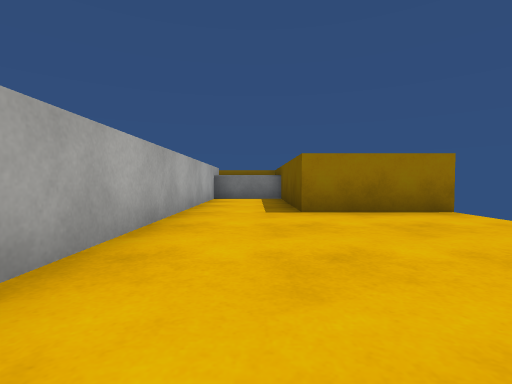
View 1 (above)

15 first-person views from a walk through a 3-D level made in the Unity game engine. The camera is 0.51 m above the floor, tilts 2° down and sees 85° across. The floor is counted in squares, 1 m on a side. Each view is taken from the middle of a square. On the plan, view 1 faces up. The plan holds only what a view shows up to about 9 squares ahead; the rest is blank. The place goes on beyond the plan. The player character is not drawn. Surface patterns are stand-ins for the level's own textures.

View 2
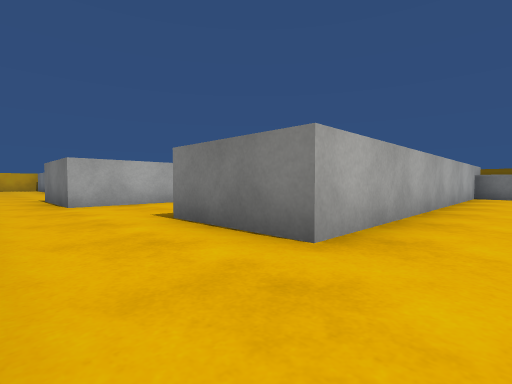

View 3
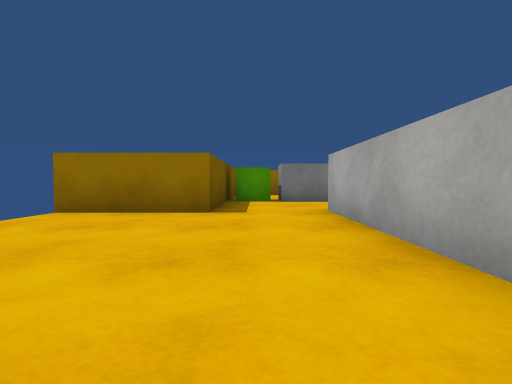

View 4
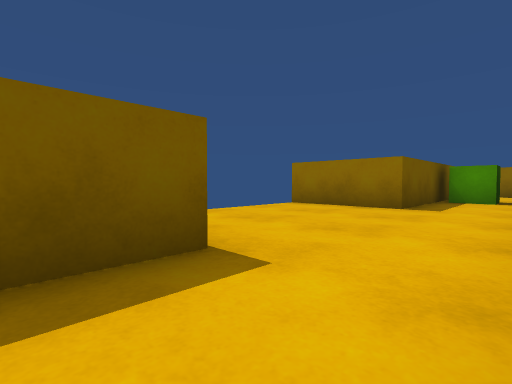

View 5
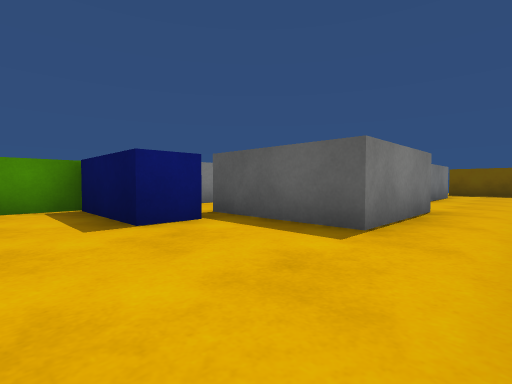

View 6
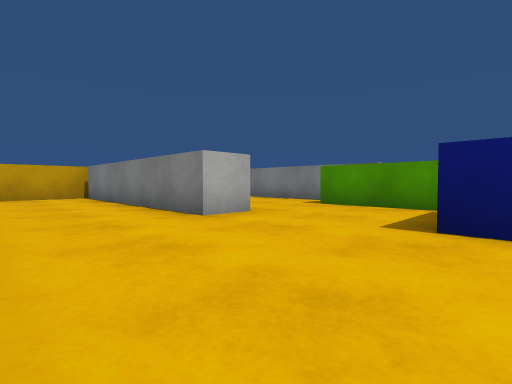

View 7
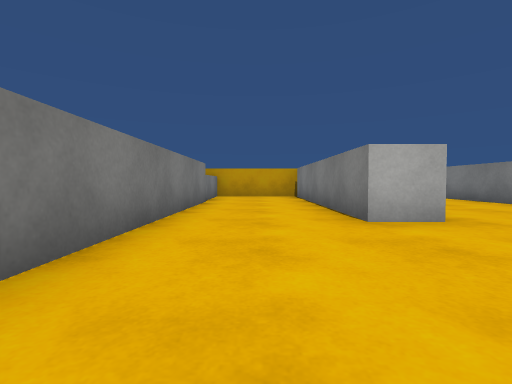

View 8
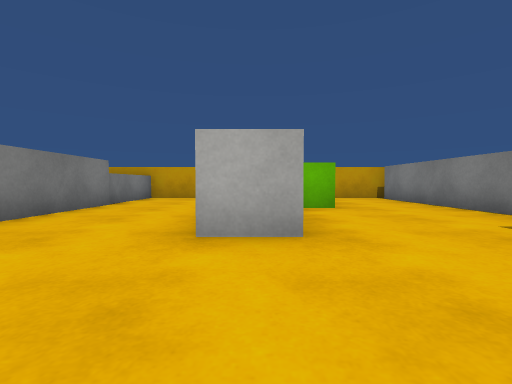

View 9
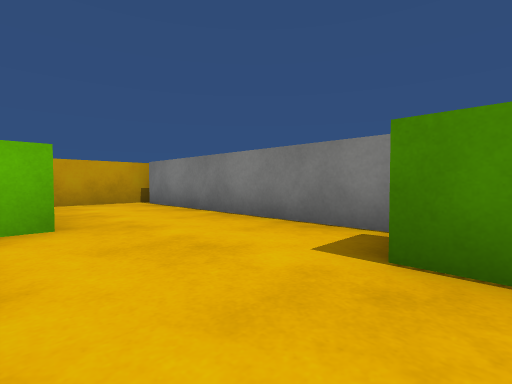

View 10
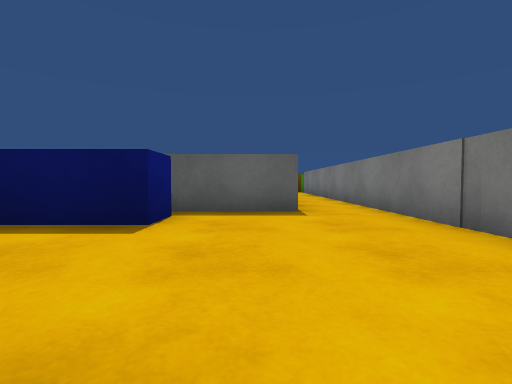

View 11
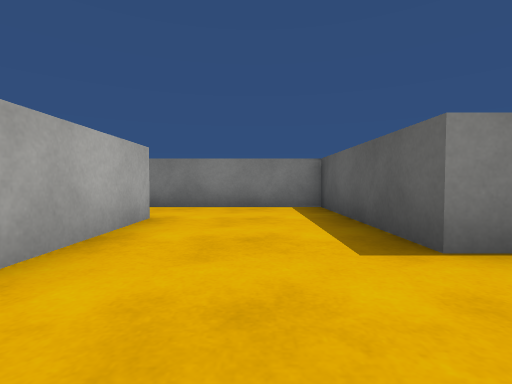

View 12
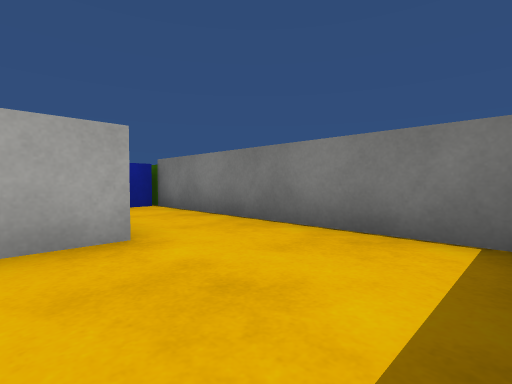

View 13
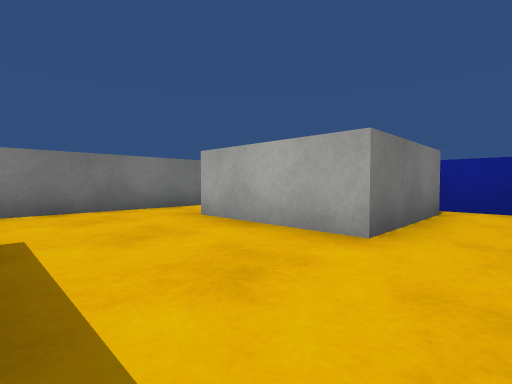

View 14
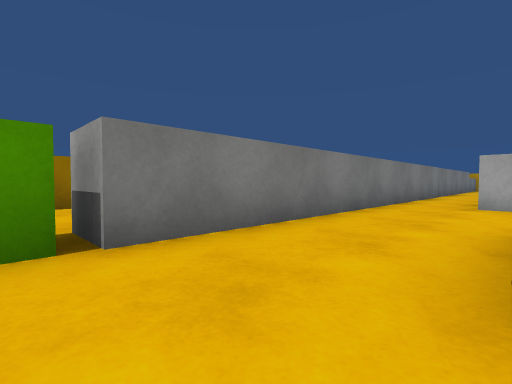

View 15
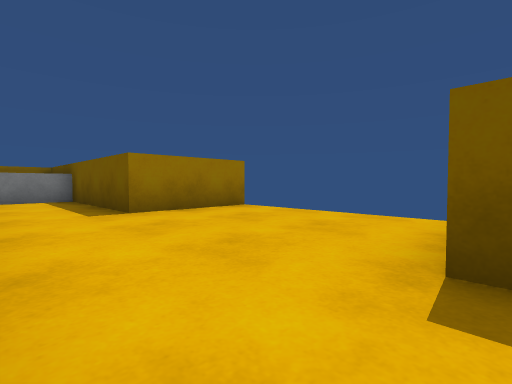

### Floor plan
Ten units are one square. View 1 is at (0, 0); x grows to the right and y downward. Boxes are objects, and circles mark ways between rooms. Rooms are numbered by the first view taken in them; rooms with no view inside come last. Other rooms are left out.
<svg viewBox="-205 -109 245 153">
<path fill="none" stroke="#000" d="M35 -48 8 -48 8 -104M8 -3 34 -3M9 -86 -14 -86M-13 -94 -13 0M-7 23 -7 34M8 39 8 -3M-91 7 -91 -19 -65 -19 -65 7 -91 7M-136 -15 -136 -4 -198 -4M-99 -38 -138 -38M-140 -50 -198 -50M-165 -26 -165 -19M-200 -6 -200 16M-200 23 -7 23M-13 0 -37 0 -37 -38 -98 -38M-200 -52 -200 -31"/>
<rect x="-5" y="25" width="10" height="10" fill="#bbb"><title>green cube</title></rect>
<rect x="-105" y="-35" width="10" height="20" fill="#bbb"><title>blue block</title></rect>
<circle cx="-5" cy="0" r="3" fill="#2a7"/>
<circle cx="-25" cy="15" r="3" fill="#2a7"/>
<text x="0" y="-40">1</text>
<text x="0" y="20">2</text>
<text x="-110" y="0">3</text>
</svg>
Room 1 opens to room 2. Room 2 opens to room 3.

Where each view was taken, in squares from view 1:
view 1: 0 up, 0 right, facing up
view 2: 2 down, 0 right, facing up-left
view 3: 5 up, 0 right, facing down
view 4: 6 up, 1 left, facing down-right
view 5: 2 down, 12 left, facing up-right
view 6: 2 down, 10 left, facing up-left
view 7: 1 down, 10 left, facing left
view 8: 1 up, 11 left, facing left
view 9: 2 up, 13 left, facing up-left
view 10: 0 up, 14 left, facing right
view 11: 2 down, 5 left, facing up
view 12: 1 up, 4 left, facing up-left
view 13: 3 up, 4 left, facing down-left
view 14: 0 up, 0 right, facing down-left
view 15: 0 up, 1 left, facing up-right
